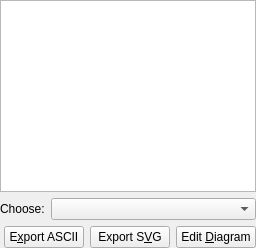
  <widget class="QDockWidget" name="diagsDock">
   <property name="windowTitle">
    <string>Diagrams</string>
   </property>
   <attribute name="dockWidgetArea">
    <number>2</number>
   </attribute>
   <widget class="QWidget" name="dockWidgetContents">
    <layout class="QVBoxLayout" name="verticalLayout_3">
     <property name="leftMargin">
      <number>0</number>
     </property>
     <property name="topMargin">
      <number>0</number>
     </property>
     <property name="rightMargin">
      <number>0</number>
     </property>
     <property name="bottomMargin">
      <number>0</number>
     </property>
     <item>
      <widget class="FigureView" name="diagView"/>
     </item>
     <item>
      <layout class="QHBoxLayout" name="horizontalLayout_4">
       <item>
        <widget class="QLabel" name="label">
         <property name="sizePolicy">
          <sizepolicy hsizetype="Minimum" vsizetype="Preferred">
           <horstretch>0</horstretch>
           <verstretch>0</verstretch>
          </sizepolicy>
         </property>
         <property name="text">
          <string>Choose:</string>
         </property>
        </widget>
       </item>
       <item>
        <widget class="QComboBox" name="diagComboBox">
         <property name="sizePolicy">
          <sizepolicy hsizetype="Expanding" vsizetype="Fixed">
           <horstretch>0</horstretch>
           <verstretch>0</verstretch>
          </sizepolicy>
         </property>
        </widget>
       </item>
      </layout>
     </item>
     <item>
      <layout class="QHBoxLayout" name="horizontalLayout_3">
       <item>
        <spacer name="spacer">
         <property name="orientation">
          <enum>Qt::Horizontal</enum>
         </property>
         <property name="sizeHint" stdset="0">
          <size>
           <width>0</width>
           <height>20</height>
          </size>
         </property>
        </spacer>
       </item>
       <item>
        <widget class="QPushButton" name="diagASCIIButton">
         <property name="text">
          <string>E&amp;xport ASCII</string>
         </property>
        </widget>
       </item>
       <item>
        <widget class="QPushButton" name="diagSVGButton">
         <property name="text">
          <string>Export S&amp;VG</string>
         </property>
        </widget>
       </item>
       <item>
        <widget class="QPushButton" name="diagEditButton">
         <property name="focusPolicy">
          <enum>Qt::NoFocus</enum>
         </property>
         <property name="text">
          <string>Edit &amp;Diagram</string>
         </property>
        </widget>
       </item>
      </layout>
     </item>
    </layout>
   </widget>
  </widget>
